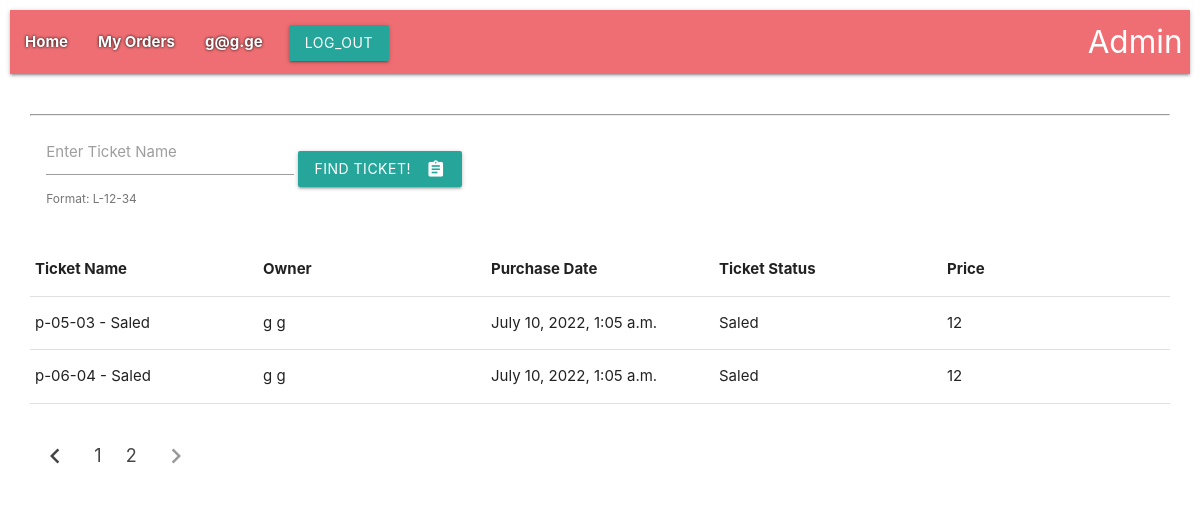
Screenshot of /orders/?page=2&name= (signed in) with the database file from the repository.
### user/models.py (models this page shows)
class User(AbstractUser):
    username = None
    email = models.EmailField(_('email address'), unique=True)
    salary = models.DecimalField(
        max_digits=8, decimal_places=2,
        verbose_name=_('Salary'), help_text='in Lari)', default=Decimal(100)
    )
    phone_number = models.CharField(max_length=50, verbose_name=_('Phone Number'))
    objects = UserManager()
    USERNAME_FIELD = 'email'
    REQUIRED_FIELDS = []
    def __str__(self):
        return self.get_full_name()
    class Meta:
        verbose_name = _('Employee')
        verbose_name_plural = _('Employees')

### tickets/models.py (models this page shows, shortened)
class Order(models.Model):
    ticket = models.OneToOneField(
        to='Ticket', on_delete=models.CASCADE,
        related_name='orders'
    )
    t_price = models.IntegerField(default=0)
    sale_date = models.DateTimeField(verbose_name="Sale time", auto_now_add=True)
    user = models.ForeignKey(to='user.User', on_delete=models.PROTECT, related_name='orders')
    class Meta:
        verbose_name = _('Order')
        verbose_name_plural = _('Orders')

class Ticket(models.Model):
    name = models.CharField(max_length=24, verbose_name='Name')
    start_time = models.DateTimeField(verbose_name='Start time', default=datetime(2021, 2, 3))
    end_time = models.DateTimeField(verbose_name="End time", default=datetime(2021, 2, 4))
    code = models.IntegerField(unique=True)
    price = models.IntegerField(default=12)
    class StatusType(TextChoices):
        FREE = 'Free', _("Free")
        SALED = 'Saled', _("Saled")
    status = models.CharField(max_length=5, choices=StatusType.choices, default=StatusType.FREE)
    def __str__(self):
        return f'{self.name} - {self.status}'
    class Meta:
        verbose_name = _('Ticket')
        verbose_name_plural = _('Tickets')

### tickets/views.py (the view)
# urls.py: path('orders/', lr(order), name='order'),
def order(request: WSGIRequest):
    order_q = Q()
    q1 = request.GET.get('name')
    if q1:
        order_q &= Q(ticket__name__icontains=q1)
    order_list = Order.objects.filter(user=request.user.pk).filter(order_q).order_by('-pk')
    paginator = Paginator(order_list, 2)  # Show 12 contacts per page.
    page_number = request.GET.get('page')
    page_obj = paginator.get_page(page_number)
    context = {
        'page_obj': page_obj,
    }
    return render(request=request, template_name='tickets/orders.html', context=context)

### templates/tickets/orders.html
{% extends 'base.html' %}
{% block content %}
<div class="row">
</div>
<div style="padding:0 20px">
    <div class="row">
        <form class="col s12 m5 l5" action="." method="get">
            <div class="row">
                <div class="col s12">
                    <div class="input-field inline">
                        <input id="search_ticket" type="text" name="name" value="{{ request.GET.name }}">
                        <label for="search_ticket">Enter Ticket Name</label>
                        <span class="helper-text" data-error="wrong" data-success="right">Format: L-12-34</span>
                    </div>
                    <button class="btn waves-effect waves-light" type="submit" name="action">Find Ticket!
                        <i class="material-icons right">assignment</i>
                    </button>
                </div>
            </div>
        </form>
        <hr>
        <table>
            <thead>
            <tr>
                <th style="width: 20%">Ticket Name</th>
                <th style="width: 20%">Owner</th>
                <th style="width: 20%">Purchase Date</th>
                <th style="width: 20%">Ticket Status</th>
                <th style="width: 20%">Price</th>
            </tr>
            </thead>
        </table>
        {% for ticket in page_obj %}
        <table>
            <tbody>
            <tr>
                <td style="width: 20%">{{ ticket.ticket }}</td>
                <td style="width: 20%">{{ ticket.user }}</td>
                <td style="width: 20%">{{ ticket.sale_date }}</td>
                <td style="width: 20%">{{ ticket.ticket.status }}</td>
                <td style="width: 20%">{{ ticket.t_price }}</td>
            </tr>
            </tbody>
        </table>
        {% endfor %}
<br>
        <ul class="pagination">
            {% if page_obj.has_previous %}
            <li class="waves-effect"><a href="?page={{ page_obj.previous_page_number }}&name={{ request.GET.name }}">
                <i class="material-icons">chevron_left</i></a>
            </li>
            {% else %}
            <li class="disabled"><a href="#!"><i class="material-icons">chevron_left</i></a></li>
            {% endif %}
            {% for i in page_obj.paginator %}
            {% if request.GET.page == i.number  %}
            <li class="active"><a href="?page={{i.number}}&name={{ request.GET.name }}">{{ i.number }}</a></li>
            {% else %}
            <li class="waves-effect"><a href="?page={{i.number}}&name={{ request.GET.name }}">{{ i.number }}</a></li>
            {% endif %}
            {% endfor %}
            {% if page_obj.has_next %}
            <li class="waves-effect"><a href="?page={{ page_obj.next_page_number }}&name={{ request.GET.name }}">
                <i class="material-icons">chevron_right</i></a>
            </li>
            {% else %}
            <li class="disabled"><a href="#!"><i class="material-icons">chevron_right</i></a></li>
            {% endif %}
        </ul>
    </div>
</div>
{% endblock %}

### templates/partials/header.html (shortened to what this page needs)
<nav style="padding= 20px;">
    <div class="nav-wrapper">
      <ul id="nav-mobile" class="left hide-on-med-and-down">
        <li style="color: rgb(100,30,30); font-weight: bold; text-shadow: 0 0 3px #000000;">
            <a href="{% url 'tickets:index' %}">
                Home
            </a>
        </li>
        {% if user.is_authenticated %}
          <li style="color: rgb(100,30,30); font-weight: bold; text-shadow: 0 0 3px #000000;"><a href="{% url 'tickets:order' %}">My Orders</a></li>
          <li style="color: rgb(100,30,30); font-weight: bold; text-shadow: 0 0 3px #000000;"><a href="{% url 'tickets:personal' %}">{{ user.email }}</a></li>
          <li>
            <form action="{% url 'user:user_logout' %}" method="POST">
                <div class="row">
                    <div class="col s12">
                        <button class="btn waves-effect waves-light" type="submit" name="action">
                            Log_out
                        </button>
                    </div>
                </div>
            </form>
        {% endif %}
          <li><a href="{% url 'admin:index' %}" class="brand-logo right">
              Admin</a></li>
      </ul>
    </div>
</nav>

### rows the page displays
User: email "g@g.ge"
Order: ticket "p-05-03 - Saled", user "g g", sale_date "July 10, 2022, 1:05 a.m.", ticket.status "Saled", t_price "12"
Order: ticket "p-06-04 - Saled", user "g g", sale_date "July 10, 2022, 1:05 a.m.", ticket.status "Saled", t_price "12"

### other values shown
{{ i.number }} "1" "2"
